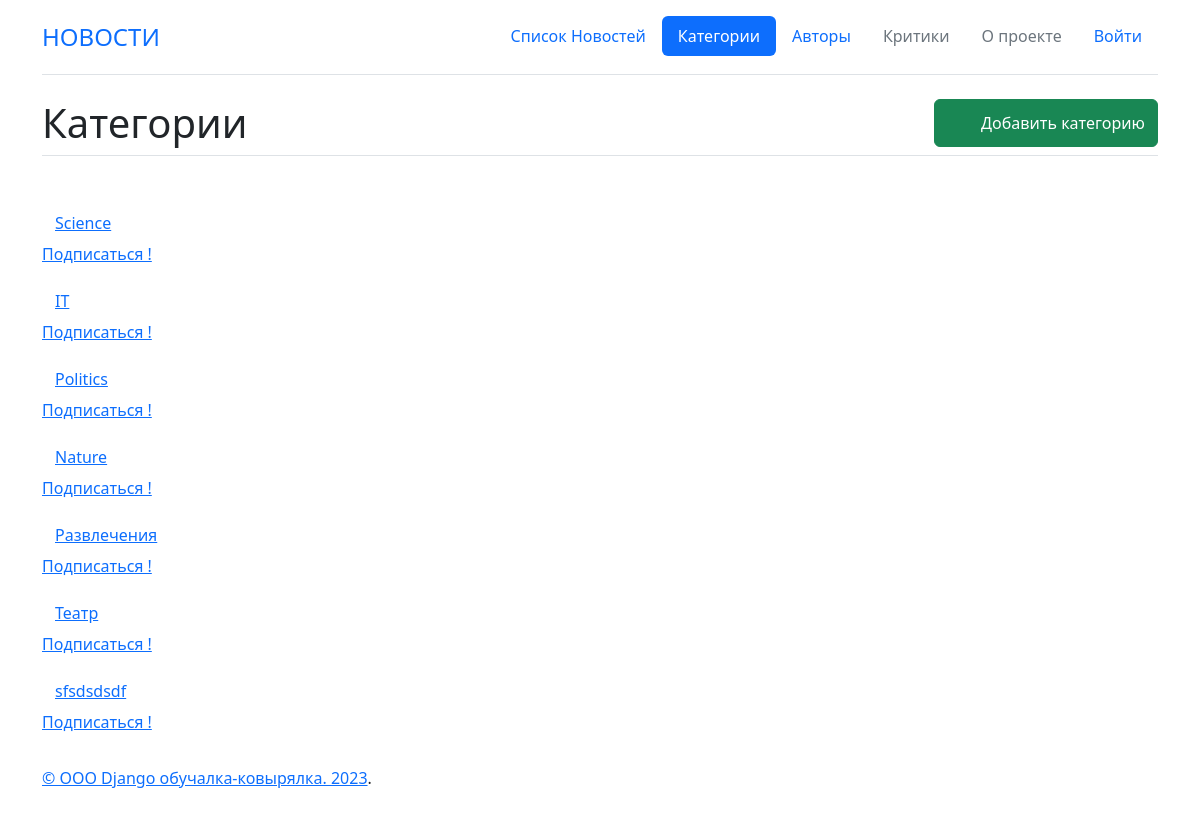
Page /categories/ on the committed database.
### news/models.py (models this page shows, shortened)
class Category(models.Model):
    class Meta:
        verbose_name = 'Категории'
        verbose_name_plural = 'Категории'
    name = models.CharField(max_length=64, unique=True, default="")
    subscribers = models.ManyToManyField(User)

### news/views.py (the view)
# urls.py: path('categories/', NewsCategoryView.as_view(), name='categories'),
class NewsCategoryView(ListView):
    model = Category
    template_name = 'categories.html'
    context_object_name = 'categories'
    queryset = Category.objects.all()

### news/templates/categories.html (shortened to what this page needs)
{% extends 'defaultLayout.html' %}
{% load static %}
{% load custom_filters %}
{% block abracadabra %}
    <div class="btn-toolbar justify-content-between border-bottom pb-2 mb-5">
        <h1 class="post-title">Категории</h1>
        <a href="{% url 'create_category' %}" class="btn btn-success d-flex align-items-center">
            <svg class="ico text-white" width="24" height="24" fill="currentColor">
                <use xlink:href="{% static 'img/bootstrap-icons.svg' %} #plus-lg"></use>
            </svg>Добавить категорию</a>
    </div>
     {% for category in categories %}
        <p><a href="{% url 'category' category.id %}" class="btn btn-link">{{ category.name }}</a>
        <br>
        <a href = "{% url 'category_subscribe' category.id %}" > Подписаться !</a>
        </p>
     {% endfor%}
{% endblock abracadabra %}

### static/styles/general.css (style rules this page uses)
.post-title { display: inline; margin-bottom: 0; }
.ico { margin-right: 10px; }

### rows in the picture
Category: name "Science"
Category: name "IT"
Category: name "Politics"
Category: name "Nature"
Category: name "Развлечения"
Category: name "Театр"
Category: name "sfsdsdsdf"
